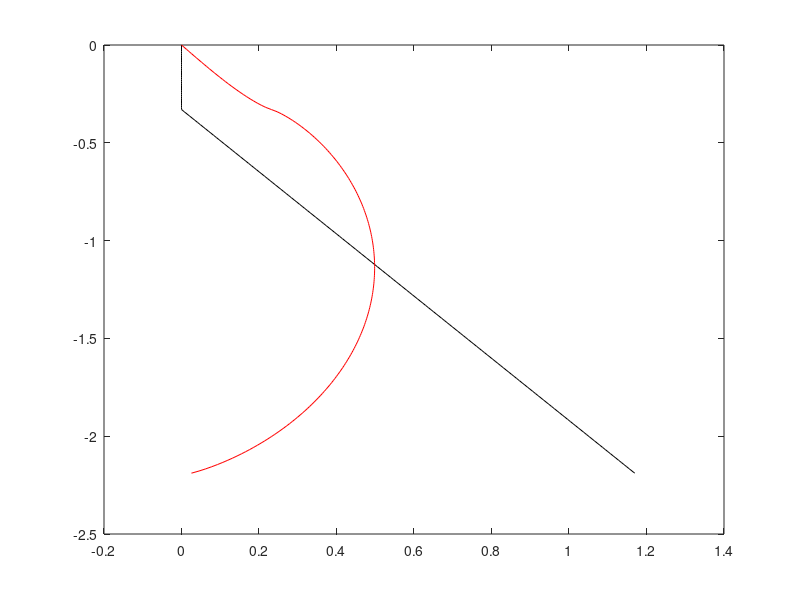
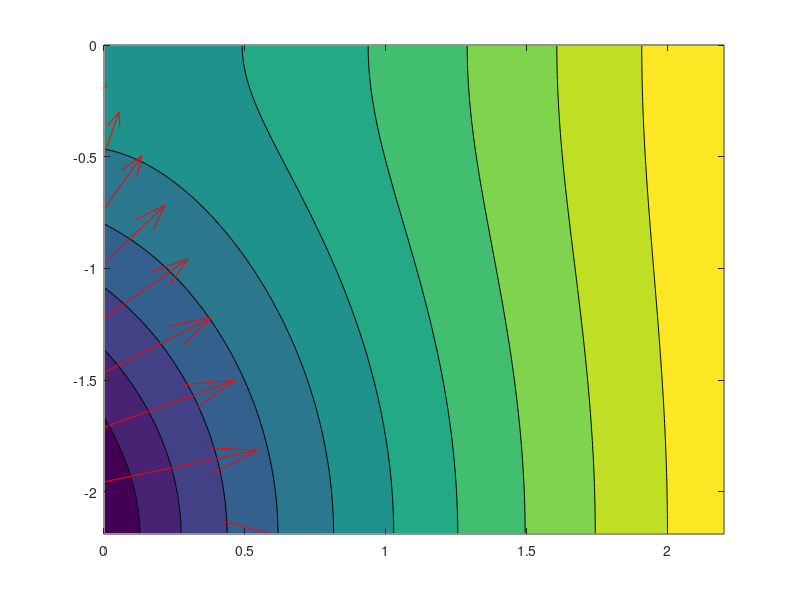

These figures' MATLAB source, in order:
clear

h = 2.2;
d = .15*h;

nk = 512;
nx = 200;
nz = 200;

U0 = .5;
% VI = .5;
dk = pi/h;
k = shiftdim(1:nk,-1)*dk;

dz = h/nz;
z = (-nz+1:1:0)'*dz;
x = linspace(0,h,nx);

inletType = 'flipLinear';

Lambda = .5*k*h + .25*sin(2*k*h);
% LambdaS = .5*k*h - .25*sin(2*k*h);
switch inletType
    case 'uniform'
        UI =  U0/(1-d/h);
        Gamma = - UI.*sin(k*d)./k;    
%         GammaS = VI./k.*(cos(k*h)-cos(k*d));
    case 'linear'
        UI = 2*U0./(1-d/h);
        Gamma =  UI.*(cos(k*d)-cos(k*h)-(h-d)*k.*sin(k*d))./(k.^2*(h-d));
    case 'flipLinear'
        UI = 2*U0./(1-d/h);
        Gamma = UI.*(cos(k*d)-cos(k*h))./(k.^2.*(d-h));
end
hphi = -Gamma./Lambda;
% hphi = -Gamma./Lambda -GammaS./LambdaS;

phi0_x = sum( -k.*hphi.*cos(k.*z),3 ) + U0;
phi0_z = sum( -k.*hphi.*sin(k.*z),3 ) ;
figure
plot(phi0_x,z,'k',phi0_z,z,'r');

figure
phi =  sum( hphi.*cos(k.*z).*exp(-k.*x),3 ) +x.*U0;
contourf(x,z,phi)
hold on;
zq = linspace(-h,0,10); 
phi0_xq = sum( -k.*hphi.*cos(k.*zq),3 ) + U0;
phi0_zq = sum( -k.*hphi.*sin(k.*zq),3 ) ;
quiver(0*zq,zq,phi0_xq,phi0_zq,'r')